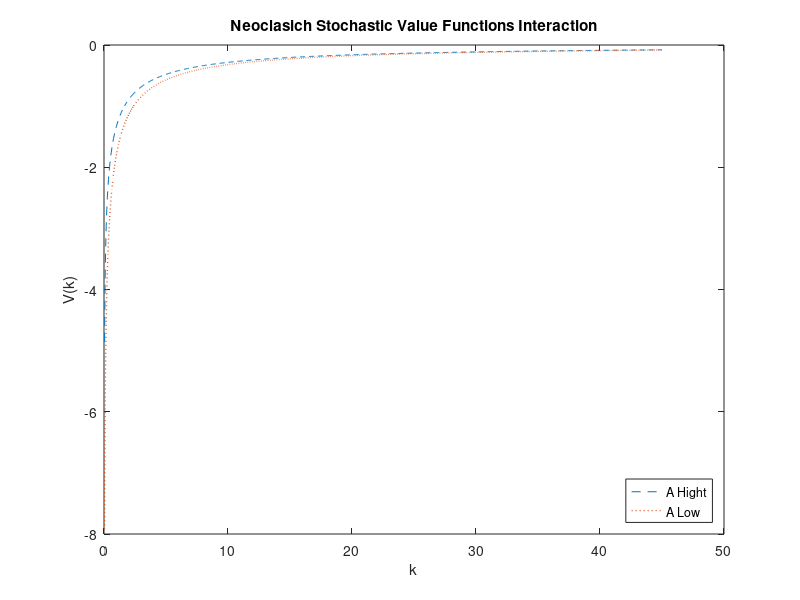
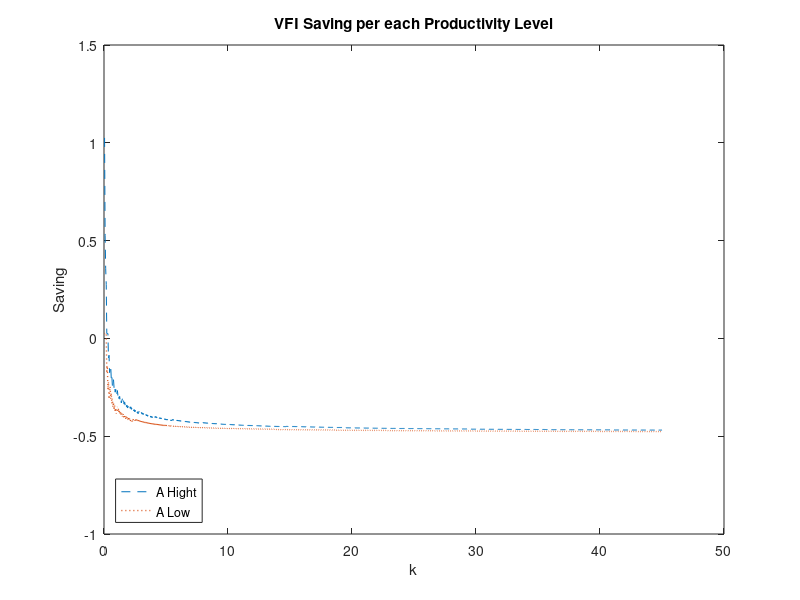

MATLAB code for these plots, in order: (Note: this script raises an error after producing the figures.)
clear 
close all
%%%% Set up parameters
alpha = 0.35;
beta = 0.99;
delta = 0.025;
sigma = 2;
A= [0.977 0.023; 0.074 0.926];
A_h=1.1;
A_l=.678;

%%%% Set up discretized state space
k_min = 0;
k_max = 45;
num_k = 1000; % number of points in the grid for k

k = linspace(k_min, k_max, num_k);

k_mat = repmat(k', [1 num_k]); % this will be useful in a bit

%%%% Set up consumption and return function
% 1st dim(rows): k today, 2nd dim (cols): k' chosen for tomorrow

cons_h = A_h*k_mat .^ alpha + (1 - delta) * k_mat - k_mat'; 
cons_l = A_l*k_mat .^ alpha + (1 - delta) * k_mat - k_mat'; 

ret_h = cons_h .^ (1 - sigma) / (1 - sigma); % return function high
ret_l = cons_l .^ (1 - sigma) / (1 - sigma); % return function
% negative consumption is not possible -> make it irrelevant by assigning
% it very large negative utility
ret_h(cons_h < 0) = -Inf;
ret_l(cons_l < 0) = -Inf;

%%%% Iteration
dis = 1; tol =1e-07; % tolerance for stopping 
v_guess = zeros(2, num_k);
while dis > tol
    % compute the utility value for all possible combinations of k and k':
     [vfnH,pol_indxH]=max(ret_h + beta*repmat(A(1,:)*v_guess,[num_k,1]),[],2);
    [vfnL,pol_indxL]=max(ret_l + beta*repmat(A(2,:)*v_guess,[num_k,1]),[],2);
    

   % vfn = [vfnH' vfnL'];
   vfn=[vfnH'; vfnL'];
    % what is the distance between current guess and value function
    % based on the whole matrix
    dis = max(abs(vfn - v_guess));
       v_guess = vfn;
    % if distance is larger than tolerance, update current guess and
    % continue, otherwise exit the loop
end

g = [k(pol_indxH)' k(pol_indxL)']; % policy function
gH = k(pol_indxH); % policy function
gL= k(pol_indxL);
plot(k,vfnH','--',k,vfnL',':','Linewidth',1) 
xlabel('k') 
ylabel('V(k)')
title('Neoclasich Stochastic Value Functions Interaction')
legend({'A Hight','A Low'},'Location','southeast')
figure


%policy function
plot(k,k(pol_indxH)','--',k,k(pol_indxL)',':','Linewidth',1) 
xlabel('k') 
ylabel('V(k)')
title('VFI g(k) vs k')
legend({'A Hight','A Low'},'Location','southeast')



% PART 3 
kgrowthH=gH./k;
kgrowthL=gL./k;

plot(k,kgrowthH,'--',k,kgrowthL,':','Linewidth',1) 
xlabel('k') 
ylabel('V(k)')
title('VFI  results g(k)/k')
legend({'A Hight','A Low'},'Location','southeast')

%saving is f(k)-c

fH=A_h*k.^ alpha ;
fL=A_l*k.^ alpha ;

ch = A_h*k .^ alpha + (1 - delta) * k - gH; 
cl = A_l*k .^ alpha + (1 - delta) * k - gL; 

sH=(fH-ch)./k;
sL=(fL-cl)./k;


plot(k,sH,'--',k,sL,':','Linewidth',1) 
xlabel('k') 
ylabel('Saving')
title('VFI Saving per each Productivity Level')
legend({'A Hight','A Low'},'Location','southwest')


% PART 4
% First, I need to generate some random number for y, that has standard
% deviation of 0.018
% Then A=y/k.^alpha=
%now, in the data 


% PART 5

%using two loops over each 



clear 
close all
%%%% Set up parameters
alpha = 0.35;
beta = 0.99;
delta = 0.025;
sigma = 2;
A= [0.977 0.023; 0.074 0.926];
amat = [1.1 .678]'; % usng the matrix of amat

%%%% Set up discretized state space
k_min = 0;
k_max = 45;
num_k = 1000; % number of points in the grid for k

k = linspace(k_min, k_max, num_k);

k_mat = repmat(k', [1 num_k]); % this will be useful in a bit


polfun = zeros(num_k+1,3);
 v0 = zeros(num_k,1);
 dif = 10;
 its = 0;
maxits = 10;
 %%%% Iteration
dis = 1; tol =1e-07; % tolerance for stopping 
 while dis > tol & its < maxits
     for j = 1:3
     for i = 1:N
     k0 = kmat(i,1);
     a0 = amat(j,1);
     
     %%%% Set up consumption and return function
% 1st dim(rows): k today, 2nd dim (cols): k' chosen for tomorrow

c = a0*k_mat .^ alpha + (1 - delta) * k_mat - k_mat'; 
ret = cons_h .^ (1 - sigma) / (1 - sigma); % return function high
ret_h(cons_h < 0) = -Inf;
ret_l(cons_l < 0) = -Inf;



     c = a0*k0.^alpha - k + (1-delta)*k0; % consumption
     
     k1 = fminbnd(valfunstoch,k_min,k_max);
     v1(i,j) = -vfstoch(k1);
     k11(i,j) = k1;
     end
     end
     %g = abs(v1?v0);
     dis = norm(v1-v0)
     v0 = v1;
     its = i
 end

figure
plot(kmat,v1,'?k','Linewidth',1)
xlabel('k')
ylabel('V(k)')

figure
plot(kmat,polfun,'?k','Linewidth',1)
xlabel('k')
ylabel('c')
